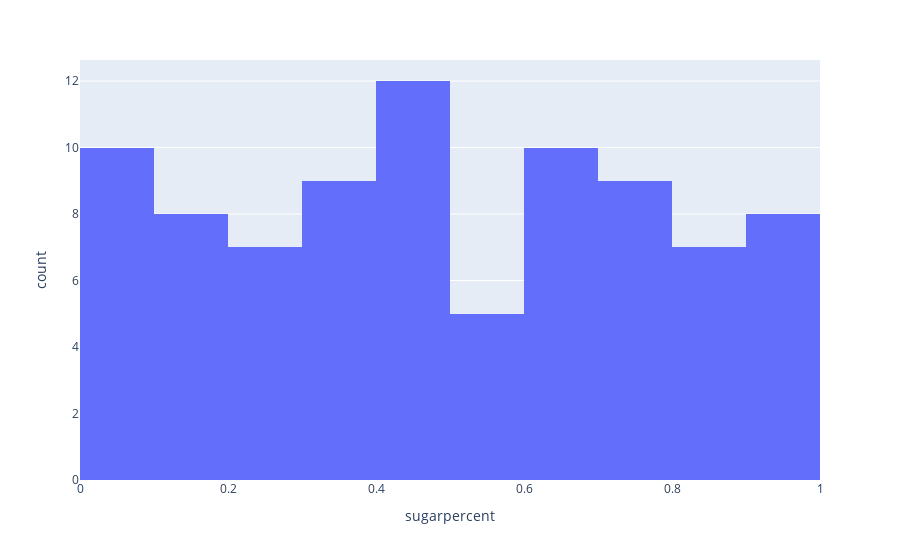

Notebook cell for this chart:
### Markdown cell above
### Histograms

For binary variables, histograms don't tell us anything that the descriptives don't already tell us.

However, there are two percent-type variables to plot, `sugarpercent` and `pricepercent`.

Plot a histogram of `sugarpercent`.

### Code cell
px.histogram(dataframe, x="sugarpercent")

#<xml xmlns="https://developers.google.com/blockly/xml"><variables><variable id="+yh,Zg{hON]zy6D~.rH#">px</variable><variable id="-(zD`=)|+6ZJe1eZ)t2_">dataframe</variable></variables><block type="varDoMethod" id="M7Nr}Mv.DAk?=8Xv:VTh" x="129" y="279"><field name="VAR" id="+yh,Zg{hON]zy6D~.rH#">px</field><field name="MEMBER">histogram</field><data>px:histogram</data><value name="INPUT"><block type="lists_create_with" id="JD%Ihlvfj~M#!M@}qUh7"><mutation items="2"></mutation><value name="ADD0"><block type="variables_get" id="HERwNg=OfTm0rFH2lO!*"><field name="VAR" id="-(zD`=)|+6ZJe1eZ)t2_">dataframe</field></block></value><value name="ADD1"><block type="valueOutputCodeBlock" id="uJ?DS:J9fu7,X*mfzq]c"><field name="CODE">x="sugarpercent"</field></block></value></block></value></block></xml>

### Figure 1 — Plotly figure (JSON) as saved in the notebook; plotly's stock layout.template omitted (floating-point values rounded to 4 significant figures)
{"data": [{"alignmentgroup": "True", "bingroup": "x", "hovertemplate": "sugarpercent=%{x}<br>count=%{y}<extra></extra>", "legendgroup": "", "marker": {"color": "#636efa"}, "name": "", "offsetgroup": "", "orientation": "v", "showlegend": false, "type": "histogram", "x": [0.732, 0.604, 0.011, 0.011, 0.906, 0.465, 0.604, 0.313, 0.906, 0.604, 0.604, 0.732, 0.046, 0.732, 0.732, 0.127, 0.732, 0.906, 0.465, 0.465, 0.465, 0.465, 0.127, 0.43, 0.43, 0.43, 0.093, 0.197, 0.313, 0.22, 0.046, 0.267, 0.825, 0.825, 0.872, 0.302, 0.604, 0.732, 0.965, 0.313, 0.313, 0.848, 0.604, 0.313, 0.197, 0.22, 0.465, 0.593, 0.093, 0.604, 0.581, 0.034, 0.72, 0.406, 0.988, 0.732, 0.86, 0.732, 0.872, 0.22, 0.941, 0.941, 0.267, 0.267, 0.546, 0.604, 0.069, 0.069, 0.151, 0.569, 0.965, 0.418, 0.162, 0.604, 0.604, 0.313, 0.174, 0.465, 0.313, 0.546, 0.22, 0.093, 0.313, 0.186, 0.872], "xaxis": "x", "yaxis": "y"}], "layout": {"autosize": true, "barmode": "relative", "legend": {"tracegroupgap": 0}, "margin": {"t": 60}, "xaxis": {"anchor": "y", "autorange": true, "domain": [0, 1], "range": [6.939e-17, 1.0], "title": {"text": "sugarpercent"}, "type": "linear"}, "yaxis": {"anchor": "x", "autorange": true, "domain": [0, 1], "range": [0, 12.63], "title": {"text": "count"}}}}
